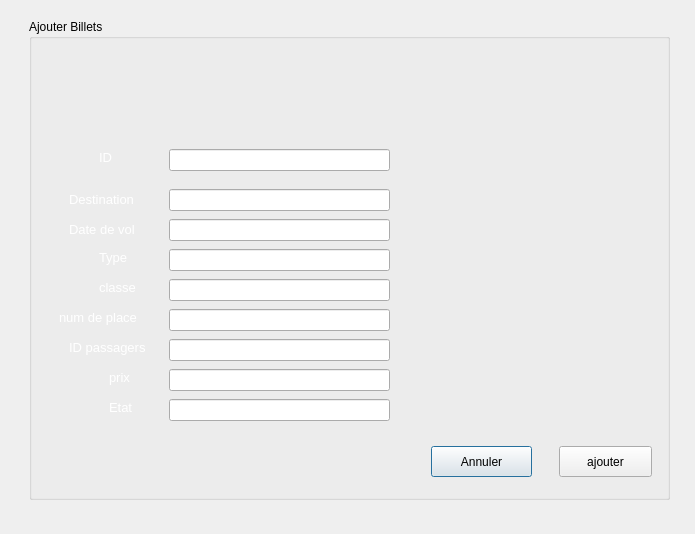
<?xml version="1.0" encoding="UTF-8"?>
<ui version="4.0">
 <class>Ajouter_billets</class>
 <widget class="QDialog" name="Ajouter_billets">
  <property name="geometry">
   <rect>
    <x>0</x>
    <y>0</y>
    <width>695</width>
    <height>534</height>
   </rect>
  </property>
  <property name="windowTitle">
   <string>Dialog</string>
  </property>
  <widget class="QGroupBox" name="groupBox">
   <property name="geometry">
    <rect>
     <x>29</x>
     <y>19</y>
     <width>641</width>
     <height>481</height>
    </rect>
   </property>
   <property name="title">
    <string>Ajouter Billets</string>
   </property>
   <widget class="QPushButton" name="annuler">
    <property name="geometry">
     <rect>
      <x>402</x>
      <y>427</y>
      <width>101</width>
      <height>31</height>
     </rect>
    </property>
    <property name="styleSheet">
     <string notr="true">background-image: url(:/new/prefix1/g);</string>
    </property>
    <property name="text">
     <string>Annuler</string>
    </property>
   </widget>
   <widget class="QLabel" name="label">
    <property name="geometry">
     <rect>
      <x>70</x>
      <y>130</y>
      <width>55</width>
      <height>16</height>
     </rect>
    </property>
    <property name="font">
     <font>
      <pointsize>10</pointsize>
     </font>
    </property>
    <property name="styleSheet">
     <string notr="true">color: rgb(255, 255, 255);</string>
    </property>
    <property name="text">
     <string>ID</string>
    </property>
   </widget>
   <widget class="QLabel" name="label_3">
    <property name="geometry">
     <rect>
      <x>40</x>
      <y>170</y>
      <width>91</width>
      <height>20</height>
     </rect>
    </property>
    <property name="font">
     <font>
      <pointsize>10</pointsize>
     </font>
    </property>
    <property name="styleSheet">
     <string notr="true">color: rgb(255, 255, 255);</string>
    </property>
    <property name="text">
     <string>Destination</string>
    </property>
   </widget>
   <widget class="QLabel" name="label_4">
    <property name="geometry">
     <rect>
      <x>40</x>
      <y>200</y>
      <width>91</width>
      <height>20</height>
     </rect>
    </property>
    <property name="font">
     <font>
      <pointsize>10</pointsize>
     </font>
    </property>
    <property name="styleSheet">
     <string notr="true">color: rgb(255, 255, 255);</string>
    </property>
    <property name="text">
     <string>Date de vol</string>
    </property>
   </widget>
   <widget class="QLabel" name="label_5">
    <property name="geometry">
     <rect>
      <x>70</x>
      <y>230</y>
      <width>55</width>
      <height>16</height>
     </rect>
    </property>
    <property name="font">
     <font>
      <pointsize>10</pointsize>
     </font>
    </property>
    <property name="styleSheet">
     <string notr="true">color: rgb(255, 255, 255);</string>
    </property>
    <property name="text">
     <string>Type</string>
    </property>
   </widget>
   <widget class="QLabel" name="label_6">
    <property name="geometry">
     <rect>
      <x>70</x>
      <y>260</y>
      <width>55</width>
      <height>16</height>
     </rect>
    </property>
    <property name="font">
     <font>
      <pointsize>10</pointsize>
     </font>
    </property>
    <property name="styleSheet">
     <string notr="true">color: rgb(255, 255, 255);</string>
    </property>
    <property name="text">
     <string>classe</string>
    </property>
   </widget>
   <widget class="QLabel" name="label_7">
    <property name="geometry">
     <rect>
      <x>30</x>
      <y>290</y>
      <width>101</width>
      <height>16</height>
     </rect>
    </property>
    <property name="font">
     <font>
      <pointsize>10</pointsize>
     </font>
    </property>
    <property name="styleSheet">
     <string notr="true">color: rgb(255, 255, 255);</string>
    </property>
    <property name="text">
     <string>num de place</string>
    </property>
   </widget>
   <widget class="QLabel" name="label_8">
    <property name="geometry">
     <rect>
      <x>40</x>
      <y>320</y>
      <width>91</width>
      <height>16</height>
     </rect>
    </property>
    <property name="font">
     <font>
      <pointsize>10</pointsize>
     </font>
    </property>
    <property name="styleSheet">
     <string notr="true">color: rgb(255, 255, 255);</string>
    </property>
    <property name="text">
     <string>ID passagers</string>
    </property>
   </widget>
   <widget class="QLabel" name="label_9">
    <property name="geometry">
     <rect>
      <x>80</x>
      <y>350</y>
      <width>55</width>
      <height>16</height>
     </rect>
    </property>
    <property name="font">
     <font>
      <pointsize>10</pointsize>
     </font>
    </property>
    <property name="styleSheet">
     <string notr="true">color: rgb(255, 255, 255);</string>
    </property>
    <property name="text">
     <string>prix</string>
    </property>
   </widget>
   <widget class="QLabel" name="label_10">
    <property name="geometry">
     <rect>
      <x>80</x>
      <y>380</y>
      <width>55</width>
      <height>16</height>
     </rect>
    </property>
    <property name="font">
     <font>
      <pointsize>10</pointsize>
     </font>
    </property>
    <property name="styleSheet">
     <string notr="true">color: rgb(255, 255, 255);</string>
    </property>
    <property name="text">
     <string>Etat</string>
    </property>
   </widget>
   <widget class="QLineEdit" name="lineEdit_id">
    <property name="geometry">
     <rect>
      <x>140</x>
      <y>130</y>
      <width>221</width>
      <height>22</height>
     </rect>
    </property>
   </widget>
   <widget class="QLineEdit" name="lineEdit_destination">
    <property name="geometry">
     <rect>
      <x>140</x>
      <y>170</y>
      <width>221</width>
      <height>22</height>
     </rect>
    </property>
   </widget>
   <widget class="QLineEdit" name="lineEdit_datevol">
    <property name="geometry">
     <rect>
      <x>140</x>
      <y>200</y>
      <width>221</width>
      <height>22</height>
     </rect>
    </property>
   </widget>
   <widget class="QLineEdit" name="lineEdit_type">
    <property name="geometry">
     <rect>
      <x>140</x>
      <y>230</y>
      <width>221</width>
      <height>22</height>
     </rect>
    </property>
   </widget>
   <widget class="QLineEdit" name="lineEdit_classe">
    <property name="geometry">
     <rect>
      <x>140</x>
      <y>260</y>
      <width>221</width>
      <height>22</height>
     </rect>
    </property>
   </widget>
   <widget class="QLineEdit" name="lineEdit_numplace">
    <property name="geometry">
     <rect>
      <x>140</x>
      <y>290</y>
      <width>221</width>
      <height>22</height>
     </rect>
    </property>
   </widget>
   <widget class="QLineEdit" name="lineEdit_idpassager">
    <property name="geometry">
     <rect>
      <x>140</x>
      <y>320</y>
      <width>221</width>
      <height>22</height>
     </rect>
    </property>
   </widget>
   <widget class="QLineEdit" name="lineEdit_prix">
    <property name="geometry">
     <rect>
      <x>140</x>
      <y>350</y>
      <width>221</width>
      <height>22</height>
     </rect>
    </property>
   </widget>
   <widget class="QLineEdit" name="lineEdit_10">
    <property name="geometry">
     <rect>
      <x>140</x>
      <y>380</y>
      <width>221</width>
      <height>22</height>
     </rect>
    </property>
   </widget>
   <widget class="QPushButton" name="ajouter">
    <property name="geometry">
     <rect>
      <x>530</x>
      <y>427</y>
      <width>93</width>
      <height>31</height>
     </rect>
    </property>
    <property name="styleSheet">
     <string notr="true">background-image: url(:/new/prefix1/g);</string>
    </property>
    <property name="text">
     <string>ajouter</string>
    </property>
   </widget>
   <widget class="QLabel" name="label_2">
    <property name="geometry">
     <rect>
      <x>-20</x>
      <y>-15</y>
      <width>695</width>
      <height>534</height>
     </rect>
    </property>
    <property name="styleSheet">
     <string notr="true">background-image: url(:/new/prefix1/b);</string>
    </property>
    <property name="text">
     <string/>
    </property>
   </widget>
   <zorder>label_2</zorder>
   <zorder>annuler</zorder>
   <zorder>label</zorder>
   <zorder>label_3</zorder>
   <zorder>label_4</zorder>
   <zorder>label_5</zorder>
   <zorder>label_6</zorder>
   <zorder>label_7</zorder>
   <zorder>label_8</zorder>
   <zorder>label_9</zorder>
   <zorder>label_10</zorder>
   <zorder>lineEdit_id</zorder>
   <zorder>lineEdit_destination</zorder>
   <zorder>lineEdit_datevol</zorder>
   <zorder>lineEdit_type</zorder>
   <zorder>lineEdit_classe</zorder>
   <zorder>lineEdit_numplace</zorder>
   <zorder>lineEdit_idpassager</zorder>
   <zorder>lineEdit_prix</zorder>
   <zorder>lineEdit_10</zorder>
   <zorder>ajouter</zorder>
  </widget>
 </widget>
 <resources/>
 <connections>
  <connection>
   <sender>annuler</sender>
   <signal>clicked()</signal>
   <receiver>Ajouter_billets</receiver>
   <slot>reject()</slot>
   <hints>
    <hint type="sourcelabel">
     <x>482</x>
     <y>462</y>
    </hint>
    <hint type="destinationlabel">
     <x>445</x>
     <y>511</y>
    </hint>
   </hints>
  </connection>
  <connection>
   <sender>ajouter</sender>
   <signal>clicked()</signal>
   <receiver>Ajouter_billets</receiver>
   <slot>close()</slot>
   <hints>
    <hint type="sourcelabel">
     <x>588</x>
     <y>465</y>
    </hint>
    <hint type="destinationlabel">
     <x>593</x>
     <y>513</y>
    </hint>
   </hints>
  </connection>
 </connections>
</ui>
